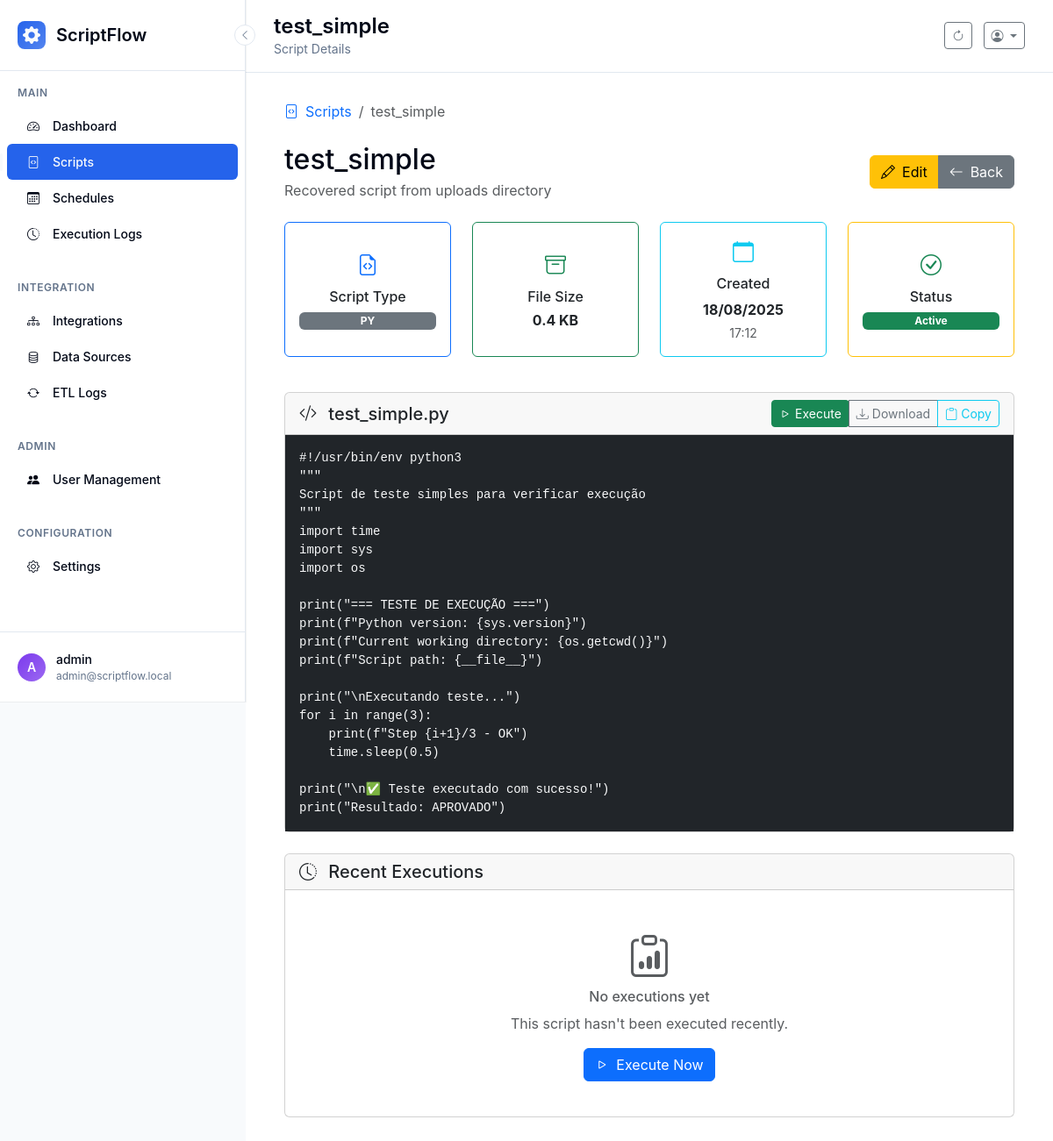
Page /scripts/1/view (signed in) on the earlier database version.
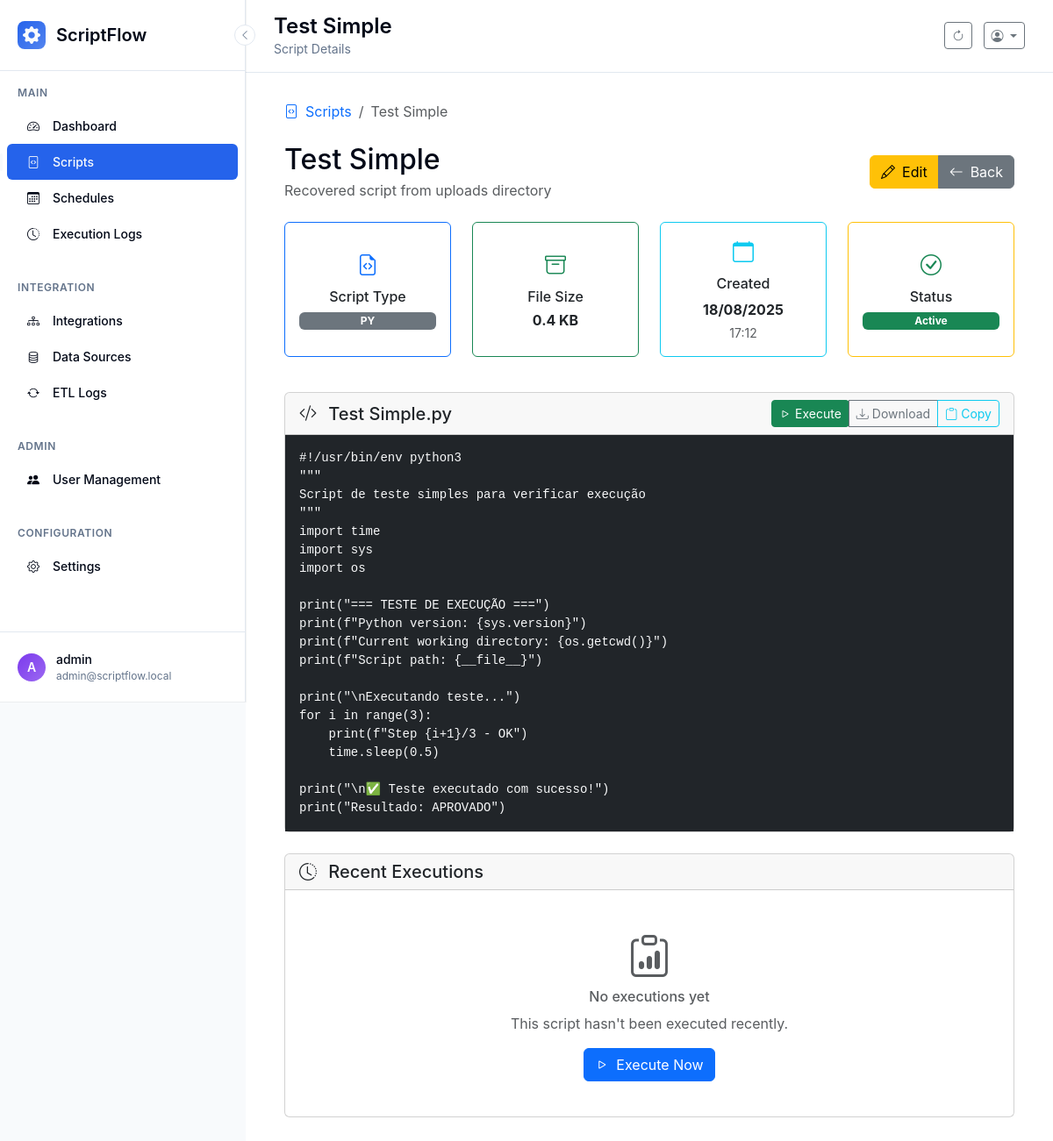
Same page on the later database version.
### scriptflow.py (models this page shows, shortened)
class Script(db.Model):
    __tablename__ = 'scripts'
    id = db.Column(db.Integer, primary_key=True)
    name = db.Column(db.String(100), nullable=False)
    description = db.Column(db.Text)
    filename = db.Column(db.String(255), nullable=False)
    file_path = db.Column(db.String(500), nullable=False)
    script_type = db.Column(db.String(10), nullable=False)  # 'py' or 'bat'
    file_size = db.Column(db.Integer)
    created_at = db.Column(db.DateTime, default=datetime.now)
    updated_at = db.Column(db.DateTime, default=datetime.now, onupdate=datetime.now)
    is_active = db.Column(db.Boolean, default=True)
    user_id = db.Column(db.Integer, db.ForeignKey('users.id'), nullable=False)

### app/controllers/scripts.py (the view)
    @scripts_bp.route('/<int:script_id>/view')
    @login_required
    def view_script(script_id):
        script = Script.query.filter_by(id=script_id, user_id=current_user.id, is_active=True).first_or_404()
        try:
            with open(script.file_path, 'r', encoding='utf-8') as f:
                content = f.read()
        except Exception as e:
            flash(f'Error reading script file: {str(e)}', 'error')
            return redirect(url_for('scripts.list_scripts'))
        return render_template('view_script.html', script=script, content=content)

### scriptflow.py (called while the page is built)
@app.context_processor
def inject_ui_version():
    return {
        'ui_info': {'current_version': 'v2', 'is_modern': True},
        'ui_version': 'v2',
        'is_modern_ui': True
    }

@login_manager.user_loader
def load_user(user_id):
    return db.session.get(User, int(user_id))

### templates/view_script.html (shortened to what the changed rows need)
{% extends "base.html" %}
{% block page_title %}{{ script.name }}{% endblock %}
{% block page_subtitle %}Script Details{% endblock %}
{% block content %}
<div class="container-fluid">
    <div class="row">
        <div class="col-12">
            <nav aria-label="breadcrumb" class="mb-4">
                <ol class="breadcrumb">
                    <li class="breadcrumb-item">
                        <a href="{{ url_for('scripts.list_scripts') }}" class="text-decoration-none">
                        </a>
                    </li>
                    <li class="breadcrumb-item active" aria-current="page">{{ script.name }}</li>
                </ol>
            </nav>
            <div class="d-flex justify-content-between align-items-center mb-4">
                <div>
                    <h2 class="mb-1">{{ script.name }}</h2>
                    {% if script.description %}
                    <p class="text-muted mb-0">{{ script.description }}</p>
                    {% endif %}
                </div>
            </div>
            <div class="row mb-4">
                <div class="col-md-3 mb-3">
                    <div class="card border-primary h-100">
                        <div class="card-body text-center d-flex flex-column justify-content-center">
                            <i class="bi bi-file-earmark-code text-primary mb-2" style="font-size: 1.5rem;"></i>
                            <h6 class="card-title mb-2">Script Type</h6>
                            <span class="badge bg-secondary">{{ script.script_type.upper() }}</span>
                        </div>
                    </div>
                </div>
                <div class="col-md-3 mb-3">
                    <div class="card border-success h-100">
                        <div class="card-body text-center d-flex flex-column justify-content-center">
                            <i class="bi bi-archive text-success mb-2" style="font-size: 1.5rem;"></i>
                            <h6 class="card-title mb-2">File Size</h6>
                            <p class="card-text h6 mb-0 fw-bold">{{ (script.file_size / 1024)|round(1) }} KB</p>
                        </div>
                    </div>
                </div>
                <div class="col-md-3 mb-3">
                    <div class="card border-info h-100">
                        <div class="card-body text-center d-flex flex-column justify-content-center">
                            <i class="bi bi-calendar text-info mb-2" style="font-size: 1.5rem;"></i>
                            <h6 class="card-title mb-2">Created</h6>
                            <p class="card-text mb-1 fw-bold">{{ script.created_at.strftime('%d/%m/%Y') }}</p>
                            <small class="text-muted">{{ script.created_at.strftime('%H:%M') }}</small>
                        </div>
                    </div>
                </div>
            </div>
            <div class="card mb-4">
                <div class="card-header d-flex justify-content-between align-items-center">
                    <h5 class="mb-0">
                        <i class="bi bi-code-slash me-2"></i>
                        {{ script.name }}.{{ script.script_type }}
                    </h5>
                    <div class="btn-group btn-group-sm" role="group">
                        <form method="POST" action="{{ url_for('scripts.execute_script', script_id=script.id) }}" class="d-inline">
                        </form>
                        <a href="{{ url_for('scripts.download_script', script_id=script.id) }}" class="btn btn-outline-secondary btn-sm">
                        </a>
                        <button type="button" class="btn btn-outline-info btn-sm" onclick="copyToClipboard()">
                        </button>
                    </div>
                </div>
            </div>
        </div>
    </div>
</div>
{% endblock %}

Differences in the rows shown:
changed Script "py": name "test_simple" → "Test Simple"
